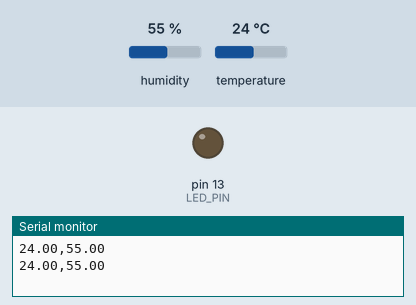
A sketch run on a simulated Arduino Uno, built with avr-gcc and run on an emulated ATmega328P. Shown: output pins drawn as LEDs (lit = HIGH), the last lines printed to the serial monitor. Inputs (shaded band) come from the test bench; at power-on: humidity 55 %, temperature 24 °C.

Above: at 2.8 s.
2.9 s: humidity set to 59 %
5.6 s: humidity set to 62 %
At 7.0 s:
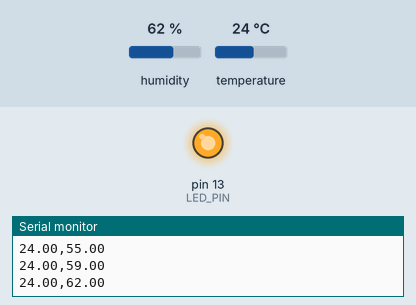
8.3 s: humidity set to 22 %
At 10.7 s:
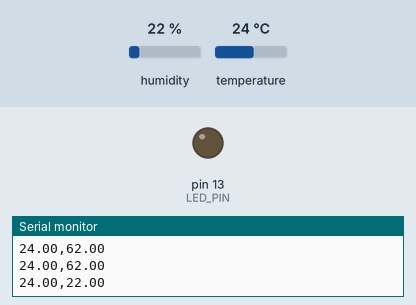
11.6 s: humidity set to 68 %
At 13.1 s:
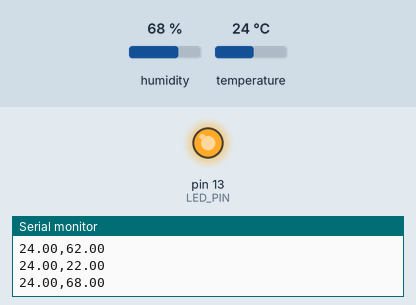
Timing chart, 0 to 14.6 s (numbered marks = the images above; inputs shaded):
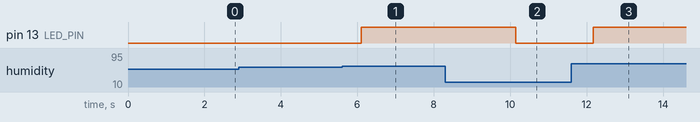

The sketch:

patient_monitoring.ino
```cpp
#include <DHT.h>

#define DHTPIN 2
#define DHTTYPE DHT11
#define LED_PIN 13

DHT dht(DHTPIN, DHTTYPE);

void setup() {
  Serial.begin(9600);
  dht.begin();
  pinMode(LED_PIN, OUTPUT);
}

void loop() {
  float temp = dht.readTemperature();
  float hum = dht.readHumidity();

  if (isnan(temp) || isnan(hum)) {
    return;
  }

  Serial.print(temp);
  Serial.print(",");
  Serial.println(hum);

  // LED logic
  if (temp > 30 || hum > 60) {
    digitalWrite(LED_PIN, HIGH);
  } else {
    digitalWrite(LED_PIN, LOW);
  }

  delay(2000);  // MUST
}
```

Measured:
- the behaviour switches between 60 and 61 % on humidity (found by bisection; images 0 and 1)
- after the input at 5.6 s, pin 13 (LED_PIN): LOW → HIGH after 0.50 s
- after the input at 8.3 s, pin 13 (LED_PIN): HIGH → LOW after 1.8 s
- after the input at 11.6 s, pin 13 (LED_PIN): LOW → HIGH after 0.57 s
